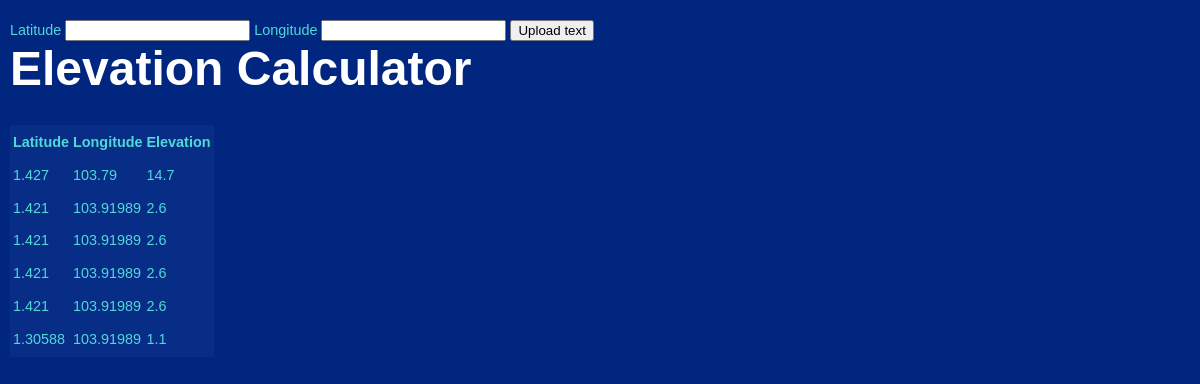
The page /utils/elevation on the database its author committed.
### utils/models.py (models this page shows, shortened)
class ElevationQuery(models.Model):
    time = models.DateTimeField(auto_now_add=True)
    lat = models.FloatField(default=0)
    lon = models.FloatField(default=0)
    elevation = models.FloatField(blank=True)

### utils/views.py (the view, shortened to what this page needs)
# urls.py: path("elevation", views.elevation)
def elevation(request):
    def elevation_render(values):
        values["latest"] = ElevationQuery.objects.order_by("-time")[:10]
        return render(request, "elevation.html", values)
    if request.method == "GET":
        data = request.GET
        if data.get("lat1") == None:
            return elevation_render({})
    return elevation_render({})

### templates/elevation.html (shortened to what this page needs)
<!DOCTYPE html>
<html land="en">
<head>
    {% load static %}
    <link rel="stylesheet" type="text/css" href="{% static 'css/main.css' %}">
</head>
<body>
    <form method="POST" action="">{% csrf_token %}
        <label for="lat">Latitude</label>
        <input type="float" name="lat" value={{lat}}>
        <label for="lon">Longitude</label>
        <input type="float" name="lon" value={{lon}}>
        <button type="submit">Upload text</button>
    </form>
    {% if elevation %}
    <h1>{{elevation}}m</h1>
    {% elif invalid %}
    <h1>Invalid inputs!</h1>
    {% elif out_of_bounds %}
    <h1>Coordinates out of bounds!</h1>
    {% else %}
    <h1>Elevation Calculator</h1>
    {% endif %}
    <table>
        <tr>
            <th>Latitude</th>
            <th>Longitude</th>
            <th>Elevation</th>
        </tr>
        {% for query in latest %}
        <tr>
            <td>{{ query.lat }}</td>
            <td>{{ query.lon }}</td>
            <td>{{ query.elevation }}</td>
        </tr>
        {% endfor %}
    </table>
</body>
</html>

### static/css/main.css (style rules this page uses)
* { box-sizing: border-box; }
:root { --back: var(--barbadosblue); --offback: #082D87; --text: white; --alttext: #50D8D7; --border: 1px solid var(--contrast); --contrast-border: 1px solid var(--contrast); --contrast: var(--barbadosyellow); --link: var(--text); }
html { margin: 0; padding: 0; scroll-behavior: smooth; overflow-x: hidden; }
body { margin: 0; padding: 2vh 10px 0; font-family: Gothic A1,sans-serif; font-size: 0.9rem; line-height: 2; background: var(--back); color: var(--alttext); overflow-x: hidden; }
h1 { font-family: Gothic,sans-serif; font-size: 3rem; line-height: 1; margin-top: 0; color: var(--text); }

### static/css/table/table.css (style rules this page uses)
table { background-color: var(--offback); }

### static/css/colors/barbados.css (style rules this page uses)
:root { --barbadosblack: #000; --barbadosblue: #00267F; --barbadosyellow: #FFC726; }

### static/css/colors/estonia.css (style rules this page uses)
:root { --estoniablack: #000; --estoniablue: #0072CE; --estoniawhite: #FFF; }

### static/css/colors/mrt.css (style rules this page uses)
:root { --ew: #009645; --cg: var(--ew); --ns: #D42E12; --ne: #9900AA; --cc: #FA9E0D; --ce: var(--cc); --dt: #005EC4; --te: #9D5B25; --jr: #0099AA; --je: var(--jr); --jw: var(--jr); --js: var(--jr); --cr: #97C616; --cp: var(--cr); --lrt: #748477; --pe: var(--lrt); --pw: var(--lrt); --se: var(--lrt); --sw: var(--lrt); --bp: var(--lrt); --pt: var(--lrt); --st: var(--lrt); --sn: #F16D9F; }

### static/css/colors/youtube.css (style rules this page uses)
:root { --blackdiamond: #000000; --ruby: #E10105; --diamond: #97CDE1; --gold: #EFD065; --silver: #E1E1E1; --bronze: #C17046; }

### rows shown on the page
ElevationQuery: lat "1.427", lon "103.79", elevation "14.7"
ElevationQuery: lat "1.421", lon "103.91989", elevation "2.6"
ElevationQuery: lat "1.421", lon "103.91989", elevation "2.6"
ElevationQuery: lat "1.421", lon "103.91989", elevation "2.6"
ElevationQuery: lat "1.421", lon "103.91989", elevation "2.6"
ElevationQuery: lat "1.30588", lon "103.91989", elevation "1.1"
